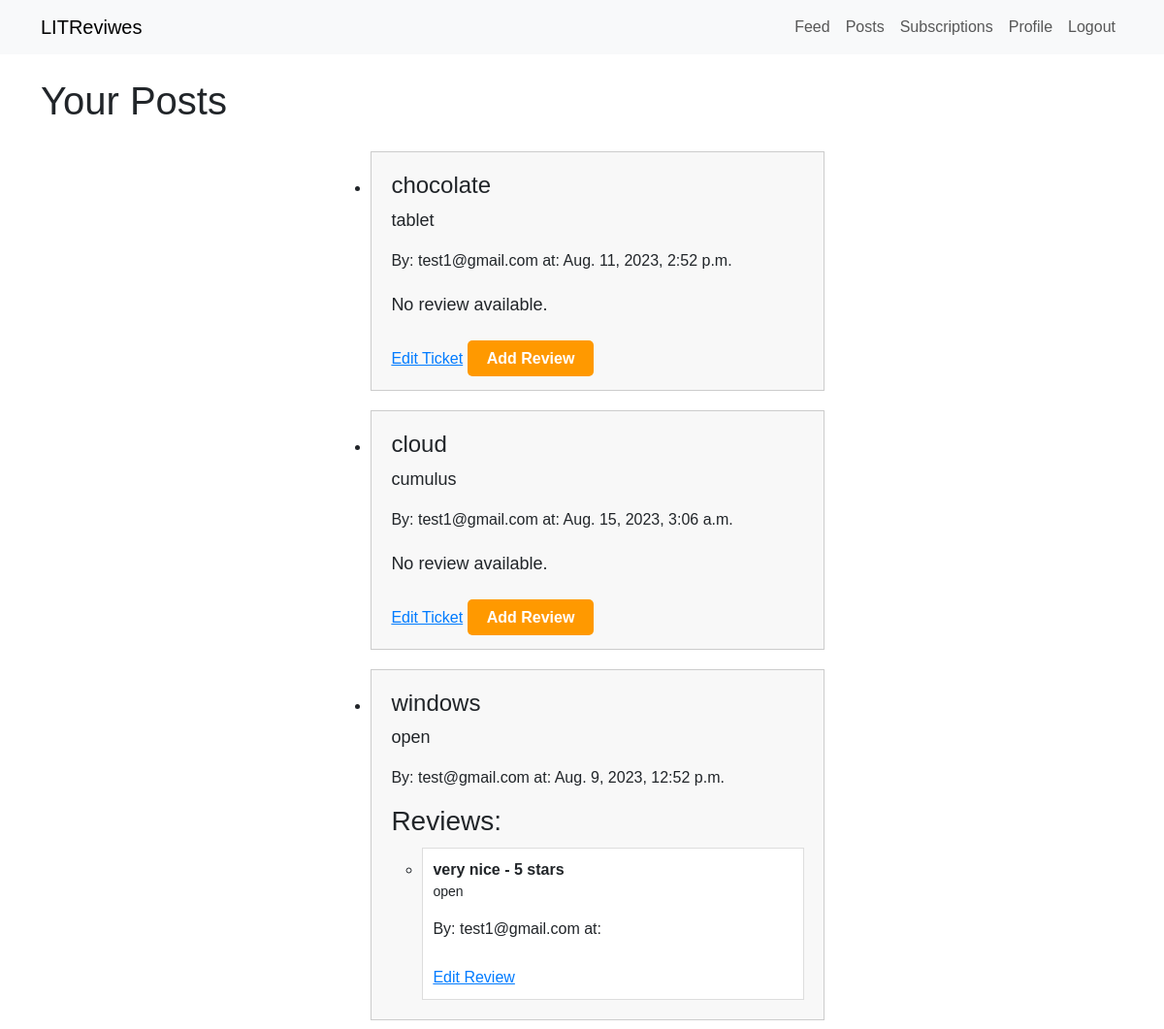
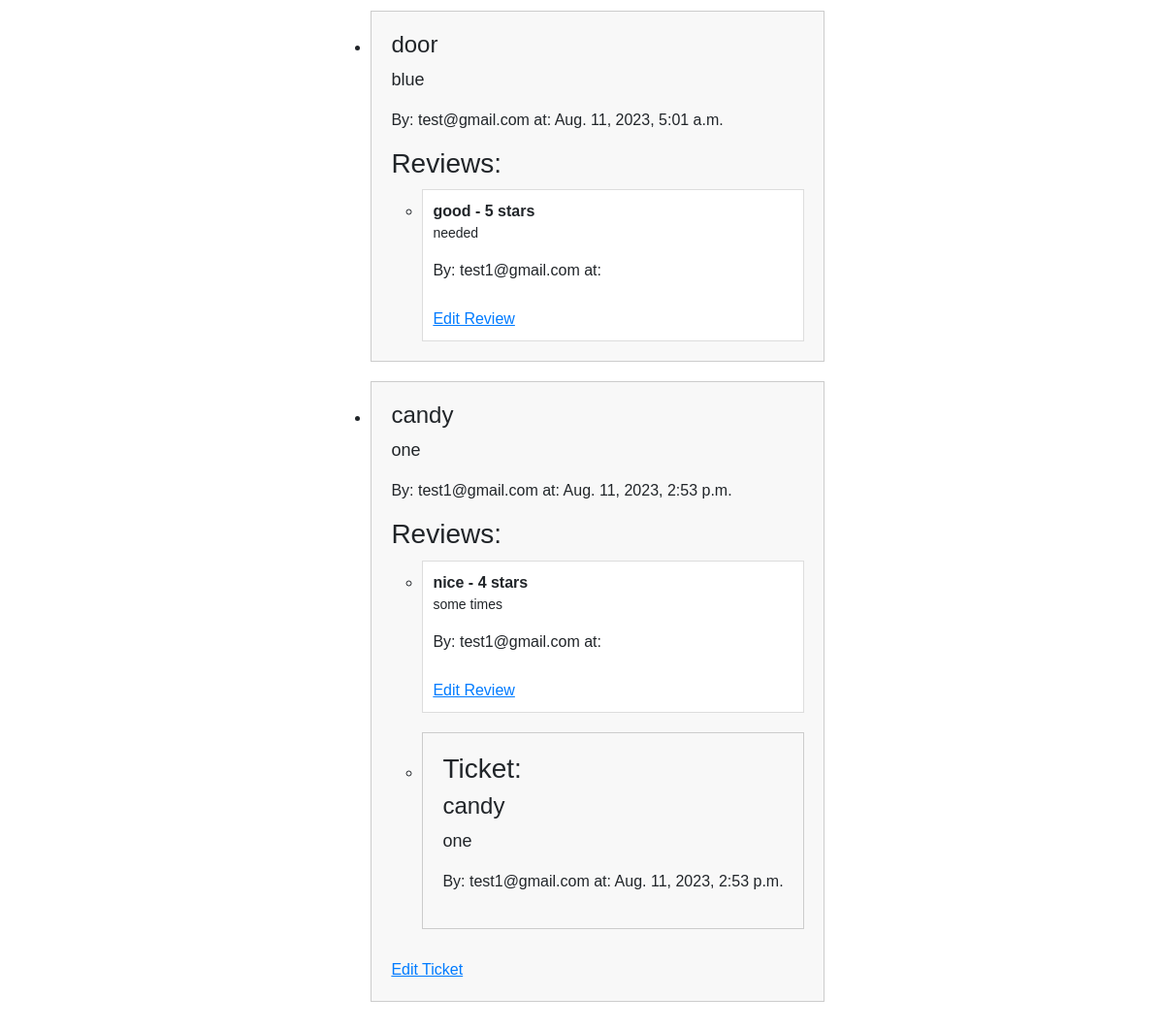
The app's page /posts/ (signed in) with its own data (2 pictures, top to bottom).
### reviews/models.py (models this page shows)
class Ticket(models.Model):
    title = models.CharField(max_length=200)
    description = models.TextField()
    author = models.ForeignKey(settings.AUTH_USER_MODEL, on_delete=models.CASCADE)
    created_at = models.DateTimeField(auto_now_add=True)
    time_edited = models.DateTimeField(auto_now=True)

class Review(models.Model):
    headline = models.CharField(max_length=200)
    body = models.TextField()
    rating = models.IntegerField(choices=[(i, i) for i in range(1, 6)])
    user = models.ForeignKey(settings.AUTH_USER_MODEL, on_delete=models.CASCADE)
    ticket = models.ForeignKey(Ticket, null=True, blank=True, on_delete=models.CASCADE)
    created_at = models.DateTimeField(auto_now_add=True)
    time_edited = models.DateTimeField(auto_now=True)

### reviews/views.py (the view)
# urls.py: path("posts/", views.posts_view, name="posts"),
@login_required
def posts_view(request):
    user = request.user
    posts = (
        Ticket.objects.filter(Q(author=user) | Q(review__user=user))
        .prefetch_related(Prefetch("review_set", queryset=Review.objects.filter(user=user)))
        .annotate(combined_created_at=Coalesce("review__time_edited", F("created_at")))
        .order_by("-combined_created_at")
    )
    return render(request, "reviews/posts.html", {"posts": posts})

### reviews/templates/reviews/posts.html
{% extends 'base.html' %}
{% block content %}
  <h1>Your Posts</h1>
  <div class="centered-boxes">
    {% if posts %}
      <ul class="post-list">
        {% for post in posts %}
          <li class="post-box">
            <h2>{{ post.title }}</h2>
            <p class="post-description">{{ post.description }}</p>
            <p class="post-author">By: {{ post.author }} at: {{ post.created_at }}</p>
            <div class="reviews-box">
              {% if post.review_set.exists %}
                <h3>Reviews:</h3>
                <ul class="review-list">
                  {% for review in post.review_set.all %}
                    <li class="review-box">
                      <strong class="review-headline">{{ review.headline }} - {{ review.rating }} stars</strong>
                      <p class="review-body">{{ review.body }}</p>
                      <p class="review-author">By: {{ review.user }} at: {{ review.time_created }}</p>
                      <a href="{% url 'edit_review' review_id=review.id %}" class="edit-link">Edit Review</a>
                    </li>
                    {% if post.author == request.user %}
                      <li class="post-box">
                        <h3>Ticket:</h3>
                        <h2>{{ post.title }}</h2>
                        <p class="post-description">{{ post.description }}</p>
                        <p class="post-author">By: {{ post.author }} at: {{ post.created_at }}</p>
                      </li>
                    {% endif %}
                  {% endfor %}
                </ul>
              {% else %}
                <p class="no-review">No review available.</p>
              {% endif %}
            </div>
            {% if post.author == request.user %}
              <a href="{% url 'edit_ticket' post.id %}" class="edit-link">Edit Ticket</a>
            {% endif %}
            {% if not post.review_set.exists %}
              <a href="{% url 'create_review' ticket_id=post.id %}" class="create-review-link">Add Review</a>
            {% endif %}
          </li>
        {% endfor %}
      </ul>
    {% else %}
      <p class="no-post">No posts found.</p>
    {% endif %}
  </div>
{% endblock %}

### reviews/static/css/styles.css (style rules this page uses)
body { font-family: Arial, sans-serif; }
.centered-boxes { display: flex; flex-direction: column; align-items: center; }
.post-box { border: 1px solid #ccc; padding: 20px; margin: 20px 0; width: 100%; background-color: #f8f8f8; }
.post-box h2 { font-size: 24px; }
.post-description { font-size: 18px; }
.post-created-at, .post-author { font-size: 16px; }
.reviews-box { margin-top: 10px; }
.review-box { border: 1px solid #ddd; padding: 10px; margin-top: 10px; background-color: #fff; }
.review-headline { font-size: 16px; }
.review-body { font-size: 14px; }
.no-review, .no-post { font-size: 18px; margin: 20px 0; }
.edit-link { display: inline-block; margin-top: 10px; font-size: 16px; color: #007bff; }
.create-review-link { background-color: #ff9900; color: #fff; padding: 10px 20px; border-radius: 5px; text-decoration: none; border-radius: 4px; font-weight: bold; cursor: pointer; }
.create-review-link { background-color: #ff9900; color: #fff; padding: 10px 20px; border-radius: 5px; text-decoration: none; }

### records on screen
Ticket: title "chocolate", description "tablet", author "test1@gmail.com", created_at "Aug. 11, 2023, 2:52 p.m.", shows "No review available.", shows "Edit Ticket", shows "Add Review"
Ticket: title "cloud", description "cumulus", author "test1@gmail.com", created_at "Aug. 15, 2023, 3:06 a.m.", shows "No review available.", shows "Edit Ticket", shows "Add Review"
Ticket: title "windows", description "open", author "test@gmail.com", created_at "Aug. 9, 2023, 12:52 p.m."
Review: headline "very nice", rating "5", body "open", user "test1@gmail.com"
Ticket: title "door", description "blue", author "test@gmail.com", created_at "Aug. 11, 2023, 5:01 a.m."
Review: headline "good", rating "5", body "needed", user "test1@gmail.com"
Ticket: title "candy", description "one", author "test1@gmail.com", created_at "Aug. 11, 2023, 2:53 p.m.", shows "Edit Ticket"
Review: headline "nice", rating "4", body "some times", user "test1@gmail.com"
